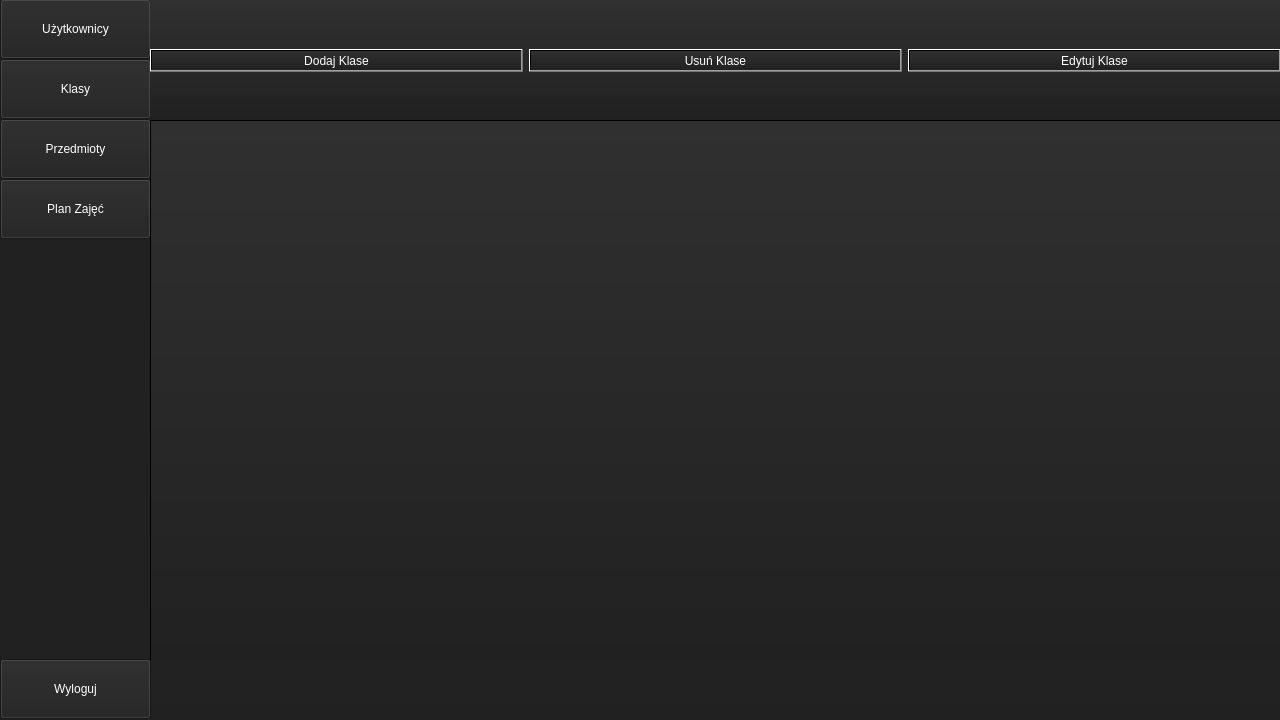
<?xml version="1.0" encoding="UTF-8"?>
<ui version="4.0">
 <class>Admin</class>
 <widget class="QMainWindow" name="Admin">
  <property name="geometry">
   <rect>
    <x>0</x>
    <y>0</y>
    <width>1280</width>
    <height>720</height>
   </rect>
  </property>
  <property name="minimumSize">
   <size>
    <width>1280</width>
    <height>720</height>
   </size>
  </property>
  <property name="maximumSize">
   <size>
    <width>1280</width>
    <height>720</height>
   </size>
  </property>
  <property name="windowTitle">
   <string>AdminWindow</string>
  </property>
  <property name="styleSheet">
   <string notr="true">background-color: qlineargradient(spread:pad, x1:0, y1:1, x2:0, y2:0, stop:0 rgba(33, 33, 33, 255), stop:1 rgba(48, 48, 48, 255));
color: rgb(255,255,255);</string>
  </property>
  <widget class="QWidget" name="AdminWindow">
   <widget class="QFrame" name="UsrMenu">
    <property name="geometry">
     <rect>
      <x>150</x>
      <y>0</y>
      <width>1131</width>
      <height>660</height>
     </rect>
    </property>
    <property name="minimumSize">
     <size>
      <width>0</width>
      <height>660</height>
     </size>
    </property>
    <property name="maximumSize">
     <size>
      <width>16777215</width>
      <height>660</height>
     </size>
    </property>
    <property name="frameShape">
     <enum>QFrame::Shape::StyledPanel</enum>
    </property>
    <property name="frameShadow">
     <enum>QFrame::Shadow::Raised</enum>
    </property>
    <widget class="QTableView" name="UsrList">
     <property name="geometry">
      <rect>
       <x>0</x>
       <y>120</y>
       <width>1131</width>
       <height>541</height>
      </rect>
     </property>
     <property name="palette">
      <palette>
       <active>
        <colorrole role="WindowText">
         <brush brushstyle="SolidPattern">
          <color alpha="255">
           <red>255</red>
           <green>255</green>
           <blue>255</blue>
          </color>
         </brush>
        </colorrole>
        <colorrole role="Button">
         <brush brushstyle="LinearGradientPattern">
          <gradient startx="0.000000000000000" starty="1.000000000000000" endx="0.000000000000000" endy="0.000000000000000" type="LinearGradient" spread="PadSpread" coordinatemode="ObjectBoundingMode">
           <gradientstop position="0.000000000000000">
            <color alpha="255">
             <red>33</red>
             <green>33</green>
             <blue>33</blue>
            </color>
           </gradientstop>
           <gradientstop position="1.000000000000000">
            <color alpha="255">
             <red>48</red>
             <green>48</green>
             <blue>48</blue>
            </color>
           </gradientstop>
          </gradient>
         </brush>
        </colorrole>
        <colorrole role="Text">
         <brush brushstyle="SolidPattern">
          <color alpha="255">
           <red>255</red>
           <green>255</green>
           <blue>255</blue>
          </color>
         </brush>
        </colorrole>
        <colorrole role="ButtonText">
         <brush brushstyle="SolidPattern">
          <color alpha="255">
           <red>255</red>
           <green>255</green>
           <blue>255</blue>
          </color>
         </brush>
        </colorrole>
        <colorrole role="Base">
         <brush brushstyle="LinearGradientPattern">
          <gradient startx="0.000000000000000" starty="1.000000000000000" endx="0.000000000000000" endy="0.000000000000000" type="LinearGradient" spread="PadSpread" coordinatemode="ObjectBoundingMode">
           <gradientstop position="0.000000000000000">
            <color alpha="255">
             <red>33</red>
             <green>33</green>
             <blue>33</blue>
            </color>
           </gradientstop>
           <gradientstop position="1.000000000000000">
            <color alpha="255">
             <red>48</red>
             <green>48</green>
             <blue>48</blue>
            </color>
           </gradientstop>
          </gradient>
         </brush>
        </colorrole>
        <colorrole role="Window">
         <brush brushstyle="LinearGradientPattern">
          <gradient startx="0.000000000000000" starty="1.000000000000000" endx="0.000000000000000" endy="0.000000000000000" type="LinearGradient" spread="PadSpread" coordinatemode="ObjectBoundingMode">
           <gradientstop position="0.000000000000000">
            <color alpha="255">
             <red>33</red>
             <green>33</green>
             <blue>33</blue>
            </color>
           </gradientstop>
           <gradientstop position="1.000000000000000">
            <color alpha="255">
             <red>48</red>
             <green>48</green>
             <blue>48</blue>
            </color>
           </gradientstop>
          </gradient>
         </brush>
        </colorrole>
        <colorrole role="PlaceholderText">
         <brush brushstyle="SolidPattern">
          <color alpha="128">
           <red>255</red>
           <green>255</green>
           <blue>255</blue>
          </color>
         </brush>
        </colorrole>
       </active>
       <inactive>
        <colorrole role="WindowText">
         <brush brushstyle="SolidPattern">
          <color alpha="255">
           <red>255</red>
           <green>255</green>
           <blue>255</blue>
          </color>
         </brush>
        </colorrole>
        <colorrole role="Button">
         <brush brushstyle="LinearGradientPattern">
          <gradient startx="0.000000000000000" starty="1.000000000000000" endx="0.000000000000000" endy="0.000000000000000" type="LinearGradient" spread="PadSpread" coordinatemode="ObjectBoundingMode">
           <gradientstop position="0.000000000000000">
            <color alpha="255">
             <red>33</red>
             <green>33</green>
             <blue>33</blue>
            </color>
           </gradientstop>
           <gradientstop position="1.000000000000000">
            <color alpha="255">
             <red>48</red>
             <green>48</green>
             <blue>48</blue>
            </color>
           </gradientstop>
          </gradient>
         </brush>
        </colorrole>
        <colorrole role="Text">
         <brush brushstyle="SolidPattern">
          <color alpha="255">
           <red>255</red>
           <green>255</green>
           <blue>255</blue>
          </color>
         </brush>
        </colorrole>
        <colorrole role="ButtonText">
         <brush brushstyle="SolidPattern">
          <color alpha="255">
           <red>255</red>
           <green>255</green>
           <blue>255</blue>
          </color>
         </brush>
        </colorrole>
        <colorrole role="Base">
         <brush brushstyle="LinearGradientPattern">
          <gradient startx="0.000000000000000" starty="1.000000000000000" endx="0.000000000000000" endy="0.000000000000000" type="LinearGradient" spread="PadSpread" coordinatemode="ObjectBoundingMode">
           <gradientstop position="0.000000000000000">
            <color alpha="255">
             <red>33</red>
             <green>33</green>
             <blue>33</blue>
            </color>
           </gradientstop>
           <gradientstop position="1.000000000000000">
            <color alpha="255">
             <red>48</red>
             <green>48</green>
             <blue>48</blue>
            </color>
           </gradientstop>
          </gradient>
         </brush>
        </colorrole>
        <colorrole role="Window">
         <brush brushstyle="LinearGradientPattern">
          <gradient startx="0.000000000000000" starty="1.000000000000000" endx="0.000000000000000" endy="0.000000000000000" type="LinearGradient" spread="PadSpread" coordinatemode="ObjectBoundingMode">
           <gradientstop position="0.000000000000000">
            <color alpha="255">
             <red>33</red>
             <green>33</green>
             <blue>33</blue>
            </color>
           </gradientstop>
           <gradientstop position="1.000000000000000">
            <color alpha="255">
             <red>48</red>
             <green>48</green>
             <blue>48</blue>
            </color>
           </gradientstop>
          </gradient>
         </brush>
        </colorrole>
        <colorrole role="PlaceholderText">
         <brush brushstyle="SolidPattern">
          <color alpha="128">
           <red>255</red>
           <green>255</green>
           <blue>255</blue>
          </color>
         </brush>
        </colorrole>
       </inactive>
       <disabled>
        <colorrole role="WindowText">
         <brush brushstyle="SolidPattern">
          <color alpha="255">
           <red>255</red>
           <green>255</green>
           <blue>255</blue>
          </color>
         </brush>
        </colorrole>
        <colorrole role="Button">
         <brush brushstyle="LinearGradientPattern">
          <gradient startx="0.000000000000000" starty="1.000000000000000" endx="0.000000000000000" endy="0.000000000000000" type="LinearGradient" spread="PadSpread" coordinatemode="ObjectBoundingMode">
           <gradientstop position="0.000000000000000">
            <color alpha="255">
             <red>33</red>
             <green>33</green>
             <blue>33</blue>
            </color>
           </gradientstop>
           <gradientstop position="1.000000000000000">
            <color alpha="255">
             <red>48</red>
             <green>48</green>
             <blue>48</blue>
            </color>
           </gradientstop>
          </gradient>
         </brush>
        </colorrole>
        <colorrole role="Text">
         <brush brushstyle="SolidPattern">
          <color alpha="255">
           <red>255</red>
           <green>255</green>
           <blue>255</blue>
          </color>
         </brush>
        </colorrole>
        <colorrole role="ButtonText">
         <brush brushstyle="SolidPattern">
          <color alpha="255">
           <red>255</red>
           <green>255</green>
           <blue>255</blue>
          </color>
         </brush>
        </colorrole>
        <colorrole role="Base">
         <brush brushstyle="LinearGradientPattern">
          <gradient startx="0.000000000000000" starty="1.000000000000000" endx="0.000000000000000" endy="0.000000000000000" type="LinearGradient" spread="PadSpread" coordinatemode="ObjectBoundingMode">
           <gradientstop position="0.000000000000000">
            <color alpha="255">
             <red>33</red>
             <green>33</green>
             <blue>33</blue>
            </color>
           </gradientstop>
           <gradientstop position="1.000000000000000">
            <color alpha="255">
             <red>48</red>
             <green>48</green>
             <blue>48</blue>
            </color>
           </gradientstop>
          </gradient>
         </brush>
        </colorrole>
        <colorrole role="Window">
         <brush brushstyle="LinearGradientPattern">
          <gradient startx="0.000000000000000" starty="1.000000000000000" endx="0.000000000000000" endy="0.000000000000000" type="LinearGradient" spread="PadSpread" coordinatemode="ObjectBoundingMode">
           <gradientstop position="0.000000000000000">
            <color alpha="255">
             <red>33</red>
             <green>33</green>
             <blue>33</blue>
            </color>
           </gradientstop>
           <gradientstop position="1.000000000000000">
            <color alpha="255">
             <red>48</red>
             <green>48</green>
             <blue>48</blue>
            </color>
           </gradientstop>
          </gradient>
         </brush>
        </colorrole>
        <colorrole role="PlaceholderText">
         <brush brushstyle="SolidPattern">
          <color alpha="128">
           <red>255</red>
           <green>255</green>
           <blue>255</blue>
          </color>
         </brush>
        </colorrole>
       </disabled>
      </palette>
     </property>
     <property name="styleSheet">
      <string notr="true">QHeaderView::section {
        background-color: #444444;
        color: white; 
        font-weight: bold; 
        padding: 4px;
        border: 1px solid #222222;
}</string>
     </property>
    </widget>
    <widget class="QWidget" name="horizontalLayoutWidget">
     <property name="geometry">
      <rect>
       <x>0</x>
       <y>-1</y>
       <width>1131</width>
       <height>121</height>
      </rect>
     </property>
     <layout class="QHBoxLayout" name="horizontalLayout">
      <item>
       <widget class="QPushButton" name="AdminAddUsrBtn">
        <property name="minimumSize">
         <size>
          <width>0</width>
          <height>0</height>
         </size>
        </property>
        <property name="text">
         <string>Dodaj użytkownika</string>
        </property>
       </widget>
      </item>
      <item>
       <widget class="QPushButton" name="AdminDelUsrBtn">
        <property name="text">
         <string>Usuń użytkownika</string>
        </property>
       </widget>
      </item>
      <item>
       <widget class="QPushButton" name="AdminEditUsrBtn">
        <property name="text">
         <string>Edytuj użytkownika</string>
        </property>
       </widget>
      </item>
     </layout>
    </widget>
   </widget>
   <widget class="QFrame" name="SideBar">
    <property name="geometry">
     <rect>
      <x>0</x>
      <y>-1</y>
      <width>151</width>
      <height>720</height>
     </rect>
    </property>
    <property name="maximumSize">
     <size>
      <width>16777215</width>
      <height>720</height>
     </size>
    </property>
    <property name="styleSheet">
     <string notr="true">background-color: rgb(33, 33, 33);</string>
    </property>
    <property name="frameShape">
     <enum>QFrame::Shape::StyledPanel</enum>
    </property>
    <property name="frameShadow">
     <enum>QFrame::Shadow::Raised</enum>
    </property>
    <widget class="QWidget" name="verticalLayoutWidget">
     <property name="geometry">
      <rect>
       <x>0</x>
       <y>0</y>
       <width>151</width>
       <height>722</height>
      </rect>
     </property>
     <layout class="QVBoxLayout" name="VerticalLayout">
      <property name="spacing">
       <number>0</number>
      </property>
      <item>
       <widget class="QPushButton" name="AdminUsrBtn">
        <property name="minimumSize">
         <size>
          <width>0</width>
          <height>60</height>
         </size>
        </property>
        <property name="text">
         <string>Użytkownicy</string>
        </property>
        <property name="checkable">
         <bool>true</bool>
        </property>
       </widget>
      </item>
      <item>
       <widget class="QPushButton" name="AdminClassBtn">
        <property name="minimumSize">
         <size>
          <width>0</width>
          <height>60</height>
         </size>
        </property>
        <property name="text">
         <string>Klasy</string>
        </property>
        <property name="checkable">
         <bool>true</bool>
        </property>
       </widget>
      </item>
      <item>
       <widget class="QPushButton" name="AdminSubjBtn">
        <property name="minimumSize">
         <size>
          <width>0</width>
          <height>60</height>
         </size>
        </property>
        <property name="text">
         <string>Przedmioty</string>
        </property>
        <property name="checkable">
         <bool>true</bool>
        </property>
       </widget>
      </item>
      <item>
       <widget class="QPushButton" name="AdminSchdBtn">
        <property name="minimumSize">
         <size>
          <width>0</width>
          <height>60</height>
         </size>
        </property>
        <property name="text">
         <string>Plan Zajęć</string>
        </property>
        <property name="checkable">
         <bool>true</bool>
        </property>
       </widget>
      </item>
      <item>
       <spacer name="verticalSpacer">
        <property name="orientation">
         <enum>Qt::Orientation::Vertical</enum>
        </property>
        <property name="sizeType">
         <enum>QSizePolicy::Policy::Fixed</enum>
        </property>
        <property name="sizeHint" stdset="0">
         <size>
          <width>20</width>
          <height>420</height>
         </size>
        </property>
       </spacer>
      </item>
      <item>
       <widget class="QPushButton" name="AdminLogoutBtn">
        <property name="minimumSize">
         <size>
          <width>0</width>
          <height>60</height>
         </size>
        </property>
        <property name="text">
         <string>Wyloguj</string>
        </property>
       </widget>
      </item>
     </layout>
    </widget>
   </widget>
   <widget class="QFrame" name="SubjMenu">
    <property name="geometry">
     <rect>
      <x>150</x>
      <y>0</y>
      <width>1130</width>
      <height>660</height>
     </rect>
    </property>
    <property name="minimumSize">
     <size>
      <width>1130</width>
      <height>660</height>
     </size>
    </property>
    <property name="maximumSize">
     <size>
      <width>1280</width>
      <height>1130</height>
     </size>
    </property>
    <property name="frameShape">
     <enum>QFrame::Shape::StyledPanel</enum>
    </property>
    <property name="frameShadow">
     <enum>QFrame::Shadow::Raised</enum>
    </property>
    <widget class="QWidget" name="horizontalLayoutWidget_2">
     <property name="geometry">
      <rect>
       <x>0</x>
       <y>0</y>
       <width>1131</width>
       <height>121</height>
      </rect>
     </property>
     <layout class="QHBoxLayout" name="horizontalLayout_2">
      <item>
       <widget class="QPushButton" name="AdminAddSubjBtn">
        <property name="text">
         <string>Dodaj przedmiot</string>
        </property>
       </widget>
      </item>
      <item>
       <widget class="QPushButton" name="AdminDelSubjBtn">
        <property name="text">
         <string>Usuń przedmiot</string>
        </property>
       </widget>
      </item>
      <item>
       <widget class="QPushButton" name="AdminEditSubjBtn">
        <property name="text">
         <string>Edytuj przedmiot</string>
        </property>
       </widget>
      </item>
     </layout>
    </widget>
    <widget class="QTableView" name="SubjList">
     <property name="geometry">
      <rect>
       <x>0</x>
       <y>120</y>
       <width>1131</width>
       <height>541</height>
      </rect>
     </property>
     <property name="styleSheet">
      <string notr="true">QHeaderView::section {
        background-color: #444444;
        color: white; 
        font-weight: bold; 
        padding: 4px;
        border: 1px solid #222222;
}</string>
     </property>
    </widget>
   </widget>
   <widget class="QFrame" name="SchdMenu">
    <property name="geometry">
     <rect>
      <x>150</x>
      <y>0</y>
      <width>1130</width>
      <height>660</height>
     </rect>
    </property>
    <property name="frameShape">
     <enum>QFrame::Shape::StyledPanel</enum>
    </property>
    <property name="frameShadow">
     <enum>QFrame::Shadow::Raised</enum>
    </property>
    <widget class="QWidget" name="horizontalLayoutWidget_3">
     <property name="geometry">
      <rect>
       <x>0</x>
       <y>0</y>
       <width>1131</width>
       <height>121</height>
      </rect>
     </property>
     <layout class="QHBoxLayout" name="horizontalLayout_3">
      <item>
       <widget class="QPushButton" name="AdminAddSchdBtn">
        <property name="text">
         <string>Dodaj lekcje</string>
        </property>
       </widget>
      </item>
      <item>
       <widget class="QPushButton" name="AdminDelSchdBtn">
        <property name="text">
         <string>Usuń lekcje</string>
        </property>
       </widget>
      </item>
      <item>
       <widget class="QPushButton" name="AdminEditSchdBtn">
        <property name="text">
         <string>Edytuj lekcje</string>
        </property>
       </widget>
      </item>
     </layout>
    </widget>
    <widget class="QTableView" name="SchdList">
     <property name="geometry">
      <rect>
       <x>0</x>
       <y>120</y>
       <width>1131</width>
       <height>541</height>
      </rect>
     </property>
     <property name="styleSheet">
      <string notr="true">QHeaderView::section {
        background-color: #444444;
        color: white; 
        font-weight: bold; 
        padding: 4px;
        border: 1px solid #222222;
}</string>
     </property>
    </widget>
   </widget>
   <widget class="QFrame" name="ClassMenu">
    <property name="geometry">
     <rect>
      <x>150</x>
      <y>0</y>
      <width>1130</width>
      <height>660</height>
     </rect>
    </property>
    <property name="frameShape">
     <enum>QFrame::Shape::StyledPanel</enum>
    </property>
    <property name="frameShadow">
     <enum>QFrame::Shadow::Raised</enum>
    </property>
    <widget class="QWidget" name="horizontalLayoutWidget_4">
     <property name="geometry">
      <rect>
       <x>0</x>
       <y>0</y>
       <width>1131</width>
       <height>121</height>
      </rect>
     </property>
     <layout class="QHBoxLayout" name="horizontalLayout_4">
      <item>
       <widget class="QPushButton" name="AdminAddClassBtn">
        <property name="text">
         <string>Dodaj Klase</string>
        </property>
       </widget>
      </item>
      <item>
       <widget class="QPushButton" name="AdminDelClassBtn">
        <property name="text">
         <string>Usuń Klase</string>
        </property>
       </widget>
      </item>
      <item>
       <widget class="QPushButton" name="AdminEditClassBtn">
        <property name="text">
         <string>Edytuj Klase</string>
        </property>
       </widget>
      </item>
     </layout>
    </widget>
    <widget class="QTableView" name="ClassList">
     <property name="geometry">
      <rect>
       <x>0</x>
       <y>120</y>
       <width>1131</width>
       <height>541</height>
      </rect>
     </property>
     <property name="styleSheet">
      <string notr="true">QHeaderView::section {
        background-color: #444444;
        color: white; 
        font-weight: bold; 
        padding: 4px;
        border: 1px solid #222222;
}</string>
     </property>
    </widget>
   </widget>
  </widget>
 </widget>
 <resources/>
 <connections/>
</ui>
